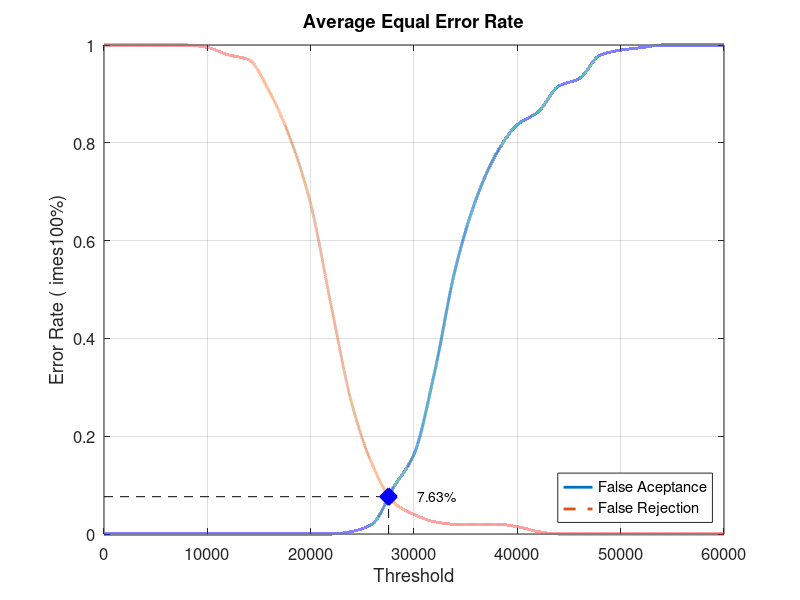
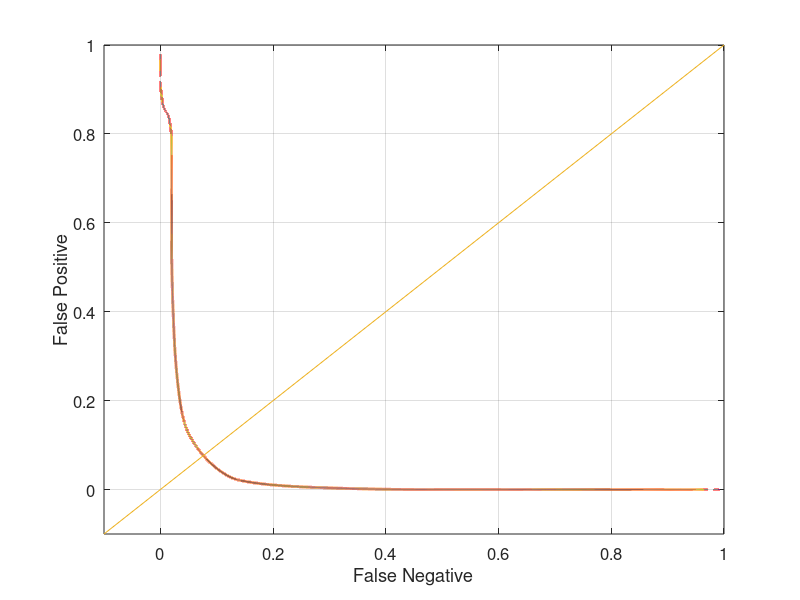

MATLAB code to generate these figures, in order:
close all;
clear;
clc;
x = 0:2000:60000;
xq = 0:0.5:60000;

y0 = [0 0 0 0 0 0 0 0 0 0 0 0 0.00526316 0.0210526 0.0947368 0.163158 0.331579 0.542105 0.684211 0.778947 0.836842 0.863158 0.915789 0.931579 0.978947 0.989474 0.994737 1 1 1 1]
yy0 = interp1(x, y0, xq, 'pchip');
y1 = [1 1 1 1 1 0.995 0.98 0.97 0.905 0.81 0.675 0.465 0.265 0.14 0.065 0.04 0.025 0.02 0.02 0.02 0.015 0.005 0 0 0 0 0 0 0 0 0]
yy1 = interp1(x, y1, xq, 'pchip');

% Calculating EER: 
y2 = abs(y0 - y1);
find(y2 == min(y2))
yy2 = abs(yy0 - yy1);
xEER = find(yy2 == min(yy2));
xEERIndex = xq(xEER) % X-axis EER
yEER = yy0(xEER) % Y-axis EER

main = figure
plot(xq, yy0,'-','LineWidth', 2);	hold on
plot(xq, yy1,'--','LineWidth', 2);	hold on
plot([xEERIndex xEERIndex], [0 yEER], 'k--');	hold on
plot([0 xEERIndex], [yEER yEER], 'k--');	hold on
plot(xEERIndex, yEER, 'bx', 'LineWidth', 10);	hold on
text(xEERIndex + 10 * xEERIndex / 100, yEER, [num2str(round((10000 * yEER)) / 100) '%'])
legend('False Aceptance', 'False Rejection', 'Location', 'SouthEast')
xlabel('Threshold')
ylabel('Error Rate (	imes100%)')
title('Average Equal Error Rate')
set(gca, 'FontSize', 12)
axis([0 60000 0 1])
grid on

print(main, 'Database5_2Main', '-dpng');
FNRxFPR = figure('Color', [1 1 1]);
plot(yy1, yy0, '-', yy1, yy0, 'LineWidth', 2);
hold on
y = -0.1:0.1:1
plot(y, y); 
set(gca, 'FontSize', 12)
xlabel('False Negative')
ylabel('False Positive')
axis([-0.1 1 -0.1 1])
set(gca, 'FontSize', 12)
grid on

print(FNRxFPR, 'Database5_2FNRxFPR','-dpng');
